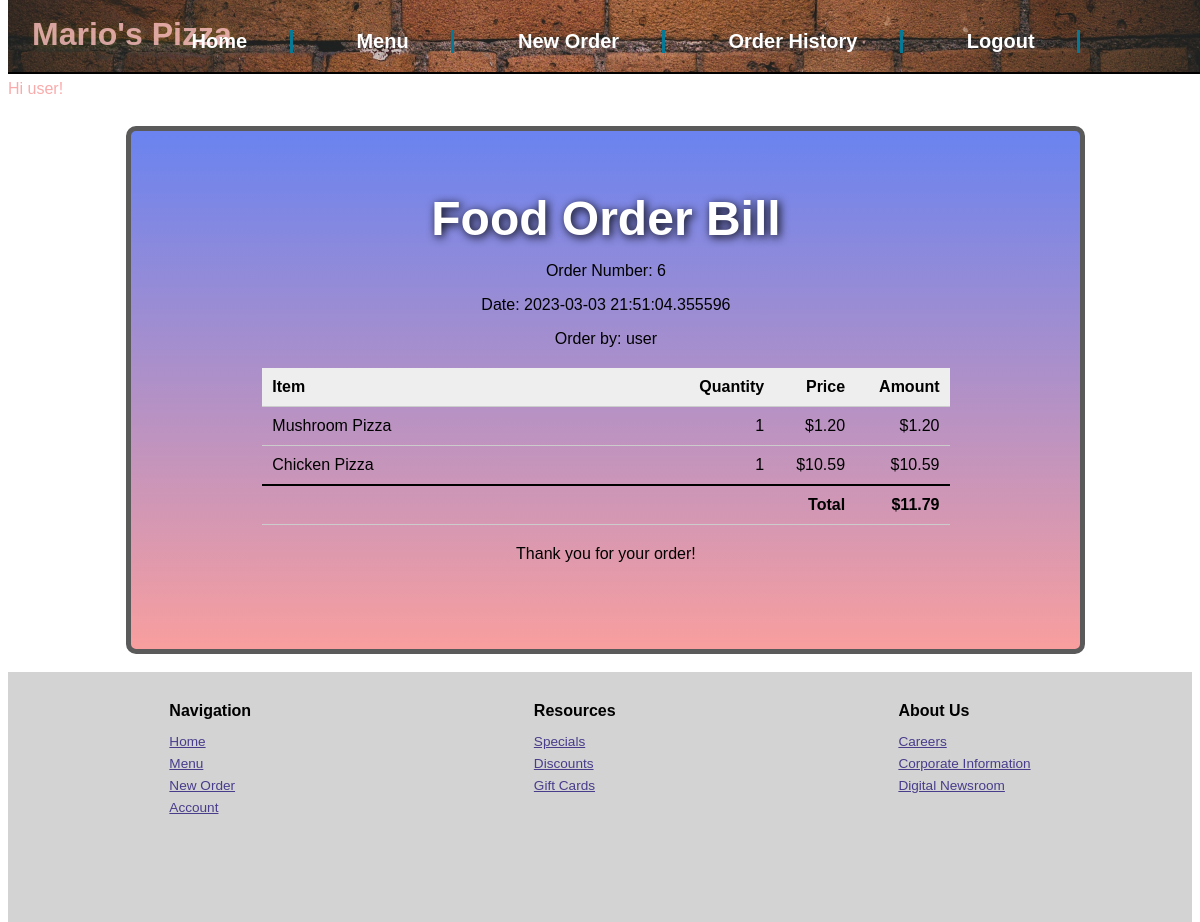
The page /order/6 (signed in) on the database its author committed.
### models.py (models this page shows, shortened)
class Customer(UserMixin,db.Model):
    id = db.Column(db.Integer, primary_key=True)
    name = db.Column(db.String(50))
    email = db.Column(db.String(50),unique=True)
    phone = db.Column(db.String(20))
    user_password = db.Column(db.String(50))
    role=db.Column(db.Integer,default=1) # 1 for user, 2 for admin
    orders = db.relationship('Order', backref='customer', lazy=True)
    def is_admin(self):
        return self.role == 2

class Order(db.Model):
    id = db.Column(db.Integer, primary_key=True)
    customer_id = db.Column(db.Integer, db.ForeignKey('customer.id'), nullable=False)
    order_time = db.Column(db.DateTime, default=datetime.utcnow)
    order_items = db.relationship('OrderItem', backref='order', lazy=True)

class OrderItem(db.Model):
    id = db.Column(db.Integer, primary_key=True)
    food_id = db.Column(db.Integer, db.ForeignKey('food.id'), nullable=False)
    quantity = db.Column(db.Integer, nullable=False)
    order_id = db.Column(db.Integer, db.ForeignKey('order.id'), nullable=False)
    total_price = db.Column(db.Float)
    food = db.relationship('Food', backref='order_items', lazy=True)

class Food(db.Model):
    id = db.Column(db.Integer, primary_key=True)
    name = db.Column(db.String(50))
    price = db.Column(db.Float)
    category=db.Column(db.String(50))

### routes.py (the view)
@app.route('/order/<int:id>', methods=['GET'])
@login_required
def get_order_details(id):
    order_details=[]
    order = Order.query.get(id)
    order_items = OrderItem.query.filter_by(order_id=id).all()
    order_details={
        'order1':order,
        'order_items':order_items
    }
    order_total= OrderItem.query.with_entities(db.func.sum(OrderItem.total_price).label("Grand_total")).filter(
        OrderItem.order_id == id).first()
    return render_template('order_details.html', order_details=order_details,order_total=order_total.Grand_total)

### routes.py (called while the page is built)
@login_manager.user_loader
def load_user(email):
    return Customer.query.filter_by(email=email).first()

### templates/order_details.html
{% extends 'base.html' %}
{% block content %}
<div class="topcontainer" id="searchtop">
    <div class="bill-container">
        <div class="bill-header">
          <h2>Food Order Bill</h2>
          <p>Order Number: {{ order_details.order1.id }}</p>
          <p>Date: {{order_details.order1.order_time}}</p>
          <p>Order by: {{ order_details.order1.customer.name }}</p>
        </div>
        <div class="bill-body">
          <table>
            <tr>
              <th>Item</th>
              <th class="rightAlign">Quantity</th>
              <th class="rightAlign">Price</th>
              <th class="rightAlign">Amount</th>
            </tr>
            {% for item in order_details.order_items %}
            <tr>
                <td>{{ item.food.name }}</td>
                <td class="displayNumber">{{ item.quantity }}</td>
                <td class="displayNumber">${{  "{:.2f}".format(item.food.price) }}</td>
                <td class="displayNumber">${{  "{:.2f}".format(item.total_price) }}</td>
            </tr>
            {% endfor %}
            <tr>
              <td colspan="3" class="rightAlign">Total</td>
              <td>${{ "{:.2f}".format(order_total)}}</td>
            </tr>
          </table>
        </div>
        <div class="bill-footer">
          <p>Thank you for your order!</p>
        </div>
      </div>
</div>
{% endblock %}

### templates/base.html (shortened to what this page needs)
<!DOCTYPE html>
<html>
<head>
<link rel=stylesheet href=" {{ url_for('static', filename='css/main.css') }}">
</head>
<header>
    <h1>Mario's Pizza  </h1>
    <nav class="topnav">
        <ul class="navlist">
            {% if current_user.is_authenticated %}
                <li><a href="/logout">Logout</a></li>
                {% if current_user.is_admin() is not true %}
                    <li><a href="/orderhistory">Order History</a></li>
                {% endif %}
            {% else %}
                <li><a href="/login">Login</a></li>
            {% endif %}
            <li><a href="/order">New Order</a></li>
            <li><a href="/foods">Menu</a></li>
            <li><a href="/">Home</a></li>
        </ul>
    </nav>
    <span>
        {% if current_user.is_authenticated %}
            Hi {{ current_user.name }}!
        {% endif %}
    </span>
</header>
Welcome to food ordering app
<body>
    <div class="gridcontainer">
        {% block content %}{% endblock %}
    </div>
</body>
<br/>
<footer>
    <div class="footerone">
        <h3>Navigation</h3>
        <p><a href="/">Home</a></p>
        <p><a href="/foods">Menu</a></p>
        <p><a href="/order">New Order</a></p>
        <p><a href="/login">Account</a></p>
    </div>
    <div class="footertwo">
        <h3>Resources</h3>
        <p><a href="/comingsoon">Specials</a></p>
        <p><a href="/comingsoon">Discounts</a></p>
        <p><a href="/comingsoon">Gift Cards</a></p>
    </div>
    <div class="footerthree">
        <h3>About Us</h3>
        <p><a href="/comingsoon">Careers</a></p>
        <p><a href="/comingsoon">Corporate Information</a></p>
        <p><a href="/comingsoon">Digital Newsroom</a></p>
    </div>
</footer>
</html>

### static/css/main.css (style rules this page uses)
* { box-sizing: border-box; font-size: 16px; font-family: Arial, Helvetica, sans-serif; }
body { display: relative; height: 100vh; }
.gridcontainer { grid-template-columns: repeat(20, 1fr); grid-template-rows: repeat(20, 1fr); grid-auto-rows: minmax( 100px, 300px); width: 81%; margin-top: 100px; margin-left: 10%; margin-right: 10%; }
header { position: fixed; top: 0px; width: 100vw; height: 8%; color: rgb(249, 171, 171); font-family: "arial", sans-serif; background-image: url('/static/images/topimage.jpg'); background-position: center; background-size: cover; border-bottom: 2px solid rgba(0, 0, 0); z-index: 99; }
header nav { list-style: none; position: fixed; display: inline-flex; width: 100%; top: 2%; }
header nav ul { display: flex; flex-direction: row-reverse; width: 100%; margin-right: 8%; list-style: none; }
header nav ul li { margin-left: 3%; flex-direction: row-reverse; border-right: 2px solid rgb(5, 121, 150); padding-right: 2%; }
@media only screen and (min-width: 900px) { header nav ul li { margin-right: 3%; padding-right: 4%; border-right: 3px solid rgb(5, 121, 150); } }
@media only screen and (min-width: 900px) { header nav ul li a { font-size: 1.25rem; } }
@media only screen and (min-width: 900px) { header nav { top: 1.5%; margin-bottom: 5%; } }
header nav ul li a { text-decoration: none; color: rgb(255, 255, 255); font-weight: 700; }
header h1 { font-size: 2rem; position: relative; display: flex; flex-direction: column-reverse; bottom: 7%; margin-left: 2%; color: rgba(250, 189, 189, 0.815); text-shadow: 2px 2px 10px rgba(255, 255, 0, 0.192); }
.topcontainer { position: relative; display: flex; flex-direction: column; background-size: cover; background-image: linear-gradient(rgba(88, 130, 255, 0.866), rgba(251, 160, 160, 0.913)); background-color: rgba(190, 32, 32, 0.519); background-repeat: no-repeat; min-height: 200px; border: 5px solid rgb(90, 90, 90); border-radius: 10px; }
.topcontainer h2 { margin-bottom: 0px; font-size: 2.5rem; color: white; text-shadow:2px 2px 10px rgba(0, 0, 0); }
@media only screen and (min-width: 750px) { .topcontainer h2 { font-size: 3rem; text-align: center; } }
@media only screen and (min-width: 750px) { .topcontainer { padding-left: 85px; padding-right: 85px; padding-bottom: 85px; text-align: center; } }
@media only screen and (min-width: 750px) { .topcontainer h2 { text-align: center; } }
#searchtop { padding-left: 20px; padding-right: 20px; padding-bottom: 50px; align-items: center; }
#searchtop h2 { margin-bottom: 10px; }
footer { position: relative; height: 250px; display: flex; width: auto; background-color: lightgray; justify-content: space-around; padding: 20px; }
.footerone, .footertwo, .footerthree { line-height: 5px; }
.footerone a, .footertwo a, .footerthree a { font-size: 0.85rem; color: darkslateblue; }
.footerone h3, .footertwo h3, .footerthree h3 { margin-bottom: 25px; }
.rightAlign { text-align: right; }
table, .displayNumber { text-align:right; }
.bill-container { width: 80%; margin: auto; padding: 20px; font-family: Arial, sans-serif; }
.bill-header { text-align: center; }
.bill-body { margin-top: 20px; }
table { width: 100%; border-collapse: collapse; }
th, td { padding: 10px; border-bottom: 1px solid #ccc; text-align: left; }
th { background-color: #eee; }
td:first-child { width: 60%; }
td:last-child { text-align: right; }
tr:last-child { font-weight: bold; border-top: 2px solid #000; }
.bill-footer { margin-top: 20px; text-align: center; }

### rows shown on the page
Customer: name "user", order1.customer.name "user"
Order: order1.id "6", order1.order_time "2023-03-03 21:51:04.355596"
OrderItem: food.name "Mushroom Pizza", quantity "1", total_price "1.20"
Food: food.price "1.20"
OrderItem: food.name "Chicken Pizza", quantity "1", total_price "10.59"
Food: food.price "10.59"

### other values the page prints
{{ "{:.2f}".format(order_total) }} "11.79"
